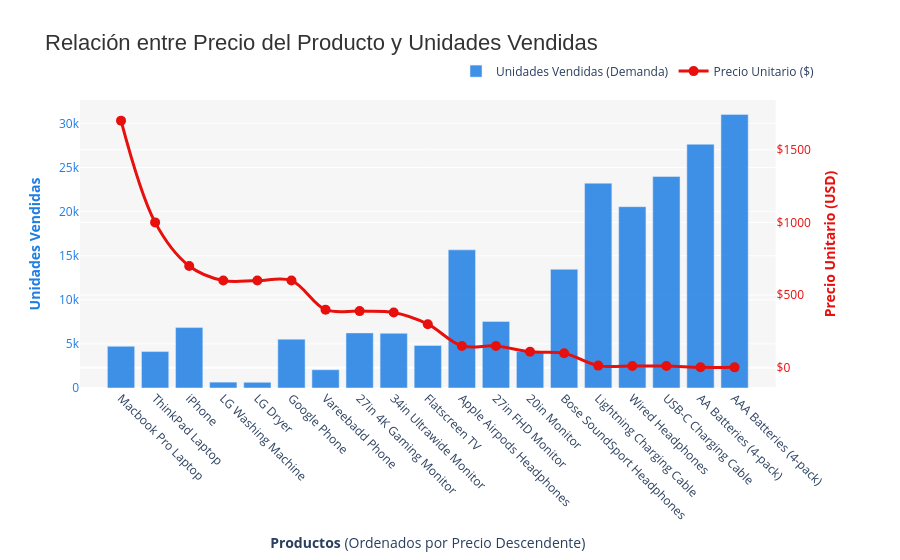

The notebook cell saved with this chart:
### Markdown cell above
### Precio vs Compras

### Code cell
# Agrupamos por producto, obtenemos su precio y sumamos la cantidad pedida 
df_oferta = df.groupby('Producto').agg({
    'Precio Unitario': 'mean',
    'Cantidad Pedida': 'sum',
    'Venta': 'sum'
}).reset_index()

#  Ordenar del producto más caro al más barato 
df_oferta = df_oferta.sort_values(by='Precio Unitario', ascending=False)

# gráfico
fig = make_subplots(specs=[[{"secondary_y": True}]])


fig.add_trace(
    go.Bar(
        x=df_oferta['Producto'],
        y=df_oferta['Cantidad Pedida'],
        name="Unidades Vendidas (Demanda)",
        marker_color='#1E7EE4', # Azul corporativo elegante
        opacity=0.85
    ),
    secondary_y=False,
)

# 5. Añadir la línea para el Precio (Oferta)
fig.add_trace(
    go.Scatter(
        x=df_oferta['Producto'],
        y=df_oferta['Precio Unitario'],
        name="Precio Unitario ($)",
        mode='lines+markers',
        marker=dict(color='#E7100D', size=10), # Rojo vibrante para resaltar
        line=dict(width=3, shape='spline') # 'spline' suaviza la línea
    ),
    secondary_y=True,
)


fig.update_layout(
    title_text="Relación entre Precio del Producto y Unidades Vendidas",
    title_font=dict(size=22, color='#333333', family="Arial"),
    plot_bgcolor='rgba(245, 245, 245, 0.9)', 
    paper_bgcolor='white',
    hovermode="x unified", 
    legend=dict(
        orientation="h",
        yanchor="bottom",
        y=1.05,
        xanchor="right",
        x=1
    ),
    margin=dict(t=100, b=120)
)


fig.update_xaxes(title_text="<b>Productos</b> (Ordenados por Precio Descendente)", tickangle=45)
fig.update_yaxes(title_text="<b>Unidades Vendidas</b>", secondary_y=False, color='#1E7EE4')
fig.update_yaxes(title_text="<b>Precio Unitario (USD)</b>", secondary_y=True, color='#E7100D', tickprefix="$")


fig.show()

### Figure 1 — Plotly figure (JSON) as saved in the notebook; plotly's stock layout.template omitted (floating-point values rounded to 4 significant figures)
{"data": [{"marker": {"color": "#1E7EE4"}, "name": "Unidades Vendidas (Demanda)", "opacity": 0.85, "type": "bar", "x": ["Macbook Pro Laptop", "ThinkPad Laptop", "iPhone", "LG Washing Machine", "LG Dryer", "Google Phone", "Vareebadd Phone", "27in 4K Gaming Monitor", "34in Ultrawide Monitor", "Flatscreen TV", "Apple Airpods Headphones", "27in FHD Monitor", "20in Monitor", "Bose SoundSport Headphones", "Lightning Charging Cable", "Wired Headphones", "USB-C Charging Cable", "AA Batteries (4-pack)", "AAA Batteries (4-pack)"], "xaxis": "x", "y": [4728, 4130, 6849, 666, 646, 5532, 2068, 6244, 6199, 4819, 15661, 7550, 4129, 13457, 23217, 20557, 23975, 27635, 31017], "yaxis": "y"}, {"line": {"shape": "spline", "width": 3}, "marker": {"color": "#E7100D", "size": 10}, "mode": "lines+markers", "name": "Precio Unitario ($)", "type": "scatter", "x": ["Macbook Pro Laptop", "ThinkPad Laptop", "iPhone", "LG Washing Machine", "LG Dryer", "Google Phone", "Vareebadd Phone", "27in 4K Gaming Monitor", "34in Ultrawide Monitor", "Flatscreen TV", "Apple Airpods Headphones", "27in FHD Monitor", "20in Monitor", "Bose SoundSport Headphones", "Lightning Charging Cable", "Wired Headphones", "USB-C Charging Cable", "AA Batteries (4-pack)", "AAA Batteries (4-pack)"], "xaxis": "x", "y": [1700.0, 1000.0, 700.0, 600.0, 600.0, 600.0, 400.0, 390.0, 380.0, 300.0, 150.0, 150.0, 110.0, 99.99, 14.95, 11.99, 11.95, 3.84, 2.99], "yaxis": "y2"}], "layout": {"hovermode": "x unified", "legend": {"orientation": "h", "x": 1, "xanchor": "right", "y": 1.05, "yanchor": "bottom"}, "margin": {"b": 120, "t": 100}, "paper_bgcolor": "white", "plot_bgcolor": "rgba(245, 245, 245, 0.9)", "title": {"font": {"color": "#333333", "family": "Arial", "size": 22}, "text": "Relación entre Precio del Producto y Unidades Vendidas"}, "xaxis": {"anchor": "y", "domain": [0, 0.94], "tickangle": 45, "title": {"text": "<b>Productos</b> (Ordenados por Precio Descendente)"}}, "yaxis": {"anchor": "x", "color": "#1E7EE4", "domain": [0, 1], "title": {"text": "<b>Unidades Vendidas</b>"}}, "yaxis2": {"anchor": "x", "color": "#E7100D", "overlaying": "y", "side": "right", "tickprefix": "$", "title": {"text": "<b>Precio Unitario (USD)</b>"}}}}
